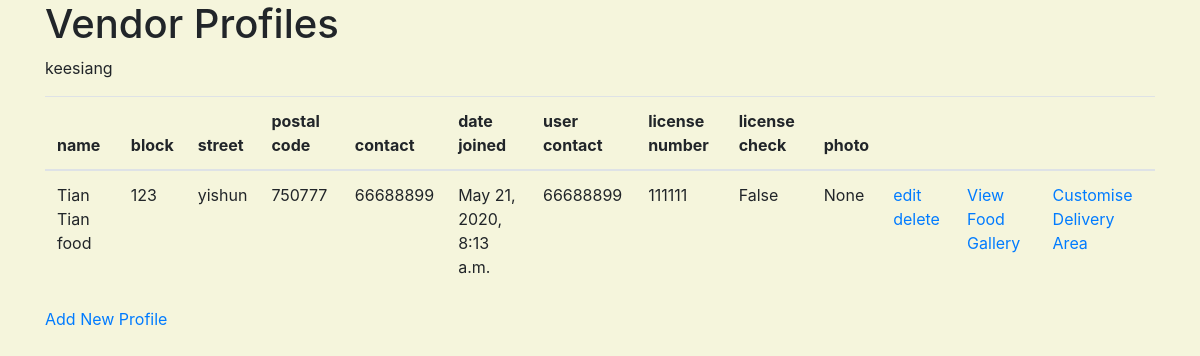
/vendor/profiles (signed in), run on the app's committed database.
### vendor/models.py (models this page shows, shortened)
class Vendor(models.Model):
    category = models.ManyToManyField(Category)
    postal_code = models.PositiveIntegerField( null=False, blank=False)
    name = models.CharField( max_length=100, null=False, blank=False)
    block = models.PositiveSmallIntegerField( null=False, blank=False)
    street = models.CharField(max_length=254, null=False, blank=False)
    contact = models.PositiveIntegerField(validators=[MinValueValidator(10000000), MaxValueValidator(99999999)], null=False, blank=False)
    date_joined = models.DateTimeField(auto_now_add=True)
    user = models.ForeignKey(User, null=True, on_delete=models.SET_NULL)
    user_contact = models.PositiveIntegerField(validators=[MinValueValidator(10000000), MaxValueValidator(99999999)], null=False, blank=False)
    license_number = models.CharField(max_length=10, null=False, blank=False)
    license_check = models.BooleanField(default=False)
    photo_url=models.URLField(max_length=1024, null=True, blank=True)
    vendordeliverytown = models.ManyToManyField(VendorDeliveryTown)
    vendordeliverypostal = models.ManyToManyField(VendorDeliveryPostal)

### vendor/views.py (the view)
# urls.py: path('profiles', vendor.views.view_vendor_profiles, name='view_vendor_profiles_route'),
@login_required
def view_vendor_profiles(request):
    vendor_profiles = Vendor.objects.filter(user=request.user)
    username = request.user.username
    return render(request, "vendor/vendor_profiles.html", {
            "vendor_profiles": vendor_profiles,
            "username": username
    })

### vendor/templates/vendor/vendor_profiles.html (shortened to what this page needs)
{% extends 'base_template.html' %}
{%block content%}
<h1> Vendor Profiles </h1>
<p> {{username}} </p>
    <table class="table">
        <tr>
            <thead>
                <th>name</th>
                <th>block</th>
                <th>street</th>
                <th>postal code</th>
                <th> contact </th>
                <th> date joined </th>
                <th> user contact </th>
                <th> license number </th>
                <th> license check </th>
                <th> photo </th>
                <th> &nbsp; </th>
                <th> &nbsp; </th>
                <th> &nbsp; </th>
            </thead>
        </tr>
        {%for j in vendor_profiles %}
            <tr>
                <td> {{j.name}} </td>
                <td> {{j.block}} </td>
                <td> {{j.street}} </td>
                <td> {{j.postal_code}} </td>
                <td> {{j.contact}} </td>
                <td> {{j.date_joined}} </td>
                <td> {{j.user_contact}} </td>
                <td> {{j.license_number}} </td>
                <td> {{j.license_check}} </td>
                <td> {{j.photo_url}} </td>
                <td> <a href="{% url 'edit_vendor_profile_route' vendor_profile_id=j.id %}"> edit</a>
                    <a href="{% url 'delete_vendor_profile_route' vendor_profile_id=j.id %}">delete</a>
                </td>
                <td> <a href="{% url 'view_vendor_food_gallery_route' vendor_profile_id=j.id %}"> View Food Gallery </a> </td>
                <td> <a href="{% url 'create_delivery_area_route' vendor_profile_id=j.id %}"> Customise Delivery Area </a> </td>
            </tr>
        {%endfor%}
    </table>
    <a href="{% url 'create_vendor_route' %}"> Add New Profile </a>
{%endblock%}

### templates/base_template.html (shortened to what this page needs)
{% load static %}
<!doctype html>
<html lang="en">
  <head>
    <link rel="stylesheet" href="https://stackpath.bootstrapcdn.com/bootstrap/4.4.1/css/bootstrap.min.css">
    <link rel="stylesheet" href="{% static 'style.css' %}">
  </head>
  <body>
    <div class="container">
    {%block content%} {%endblock%}
    </div>
  </body>
</html>

### static/style.css (style rules this page uses)
body { background-color: beige; }

### data on the page
Vendor: name "Tian Tian food", block "123", street "yishun", postal_code "750777", contact "66688899", date_joined "May 21, 2020, 8:13 a.m.", user_contact "66688899", license_number "111111", license_check "False", photo_url "None"

### other printed values
{{ username }} "keesiang"
